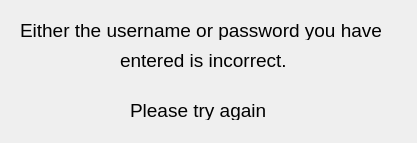
<?xml version="1.0" encoding="UTF-8"?>
<ui version="4.0">
 <class>login_error_message</class>
 <widget class="QDialog" name="login_error_message">
  <property name="geometry">
   <rect>
    <x>0</x>
    <y>0</y>
    <width>417</width>
    <height>143</height>
   </rect>
  </property>
  <property name="windowTitle">
   <string>LOGIN ERROR</string>
  </property>
  <widget class="QLabel" name="le_1">
   <property name="geometry">
    <rect>
     <x>20</x>
     <y>20</y>
     <width>371</width>
     <height>20</height>
    </rect>
   </property>
   <property name="font">
    <font>
     <pointsize>14</pointsize>
    </font>
   </property>
   <property name="text">
    <string>Either the username or password you have</string>
   </property>
  </widget>
  <widget class="QLabel" name="le_2">
   <property name="geometry">
    <rect>
     <x>120</x>
     <y>50</y>
     <width>361</width>
     <height>20</height>
    </rect>
   </property>
   <property name="font">
    <font>
     <pointsize>14</pointsize>
    </font>
   </property>
   <property name="text">
    <string>entered is incorrect.</string>
   </property>
  </widget>
  <widget class="QLabel" name="le_3">
   <property name="geometry">
    <rect>
     <x>130</x>
     <y>100</y>
     <width>261</width>
     <height>20</height>
    </rect>
   </property>
   <property name="font">
    <font>
     <pointsize>14</pointsize>
    </font>
   </property>
   <property name="text">
    <string>Please try again</string>
   </property>
  </widget>
 </widget>
 <resources/>
 <connections/>
</ui>
